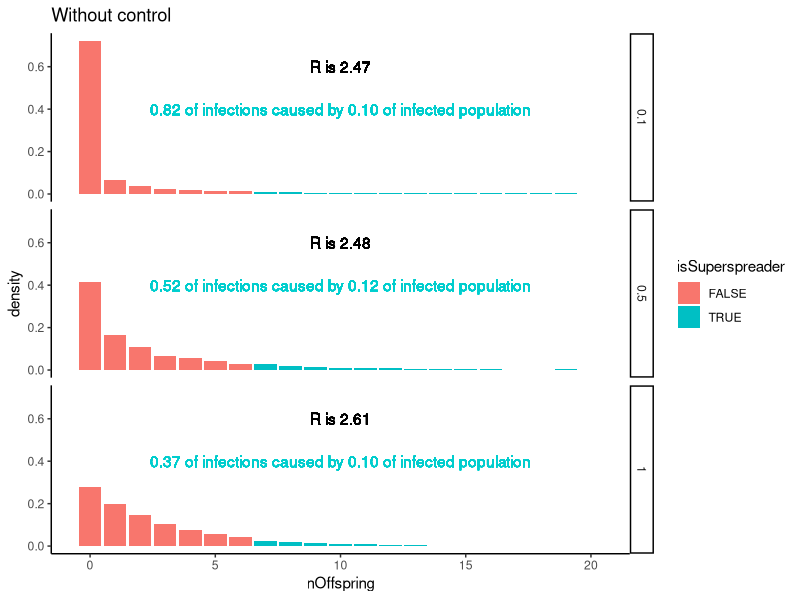
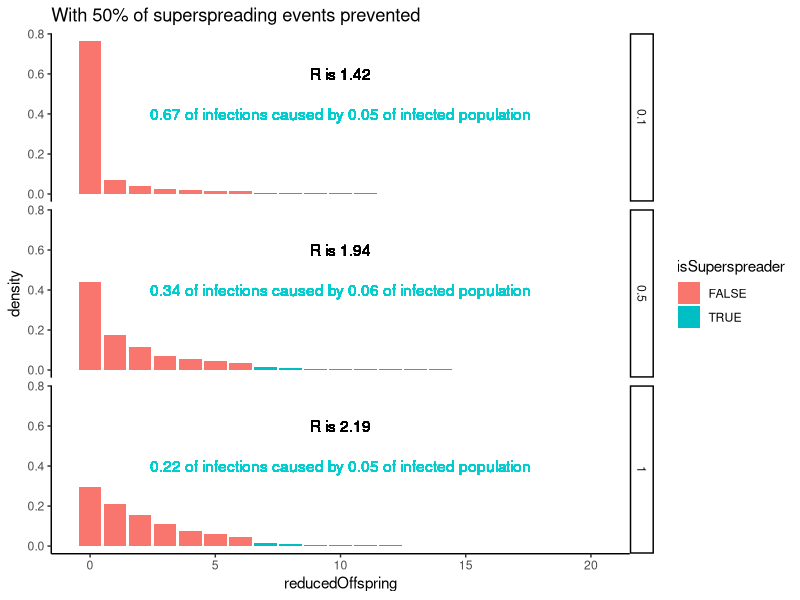
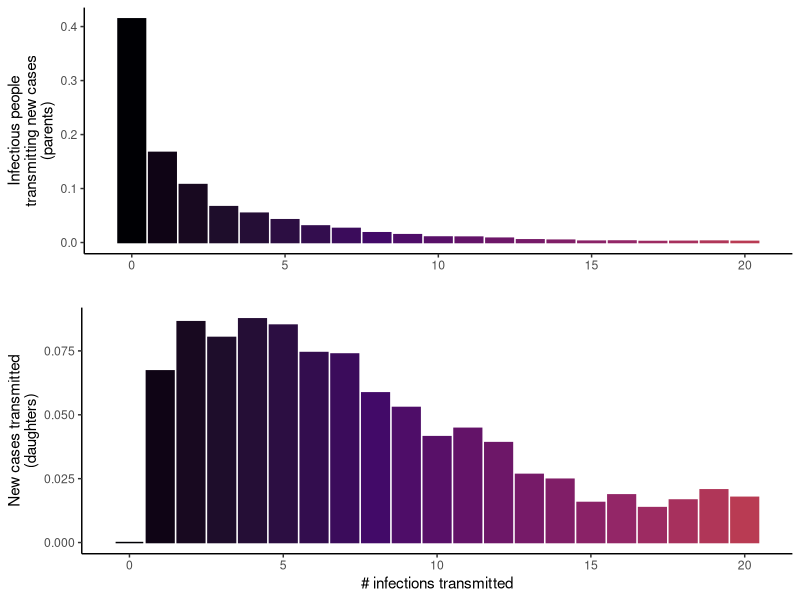
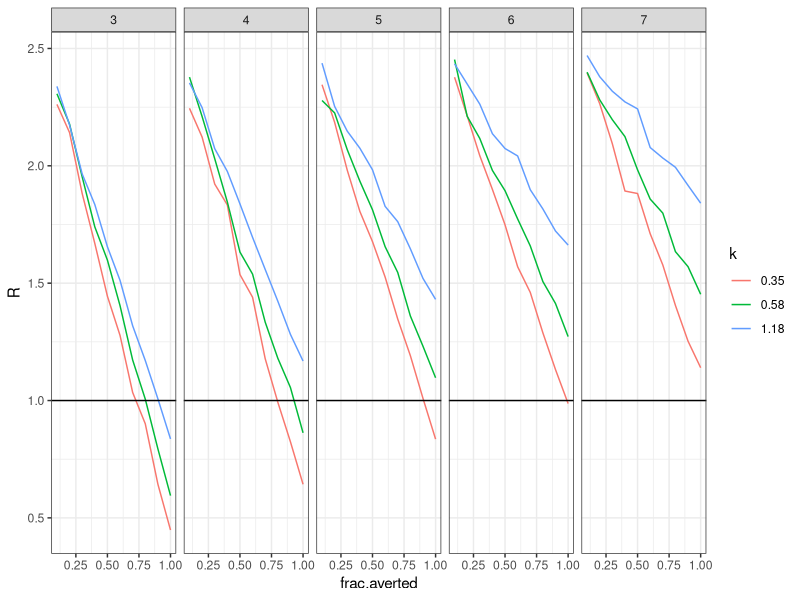
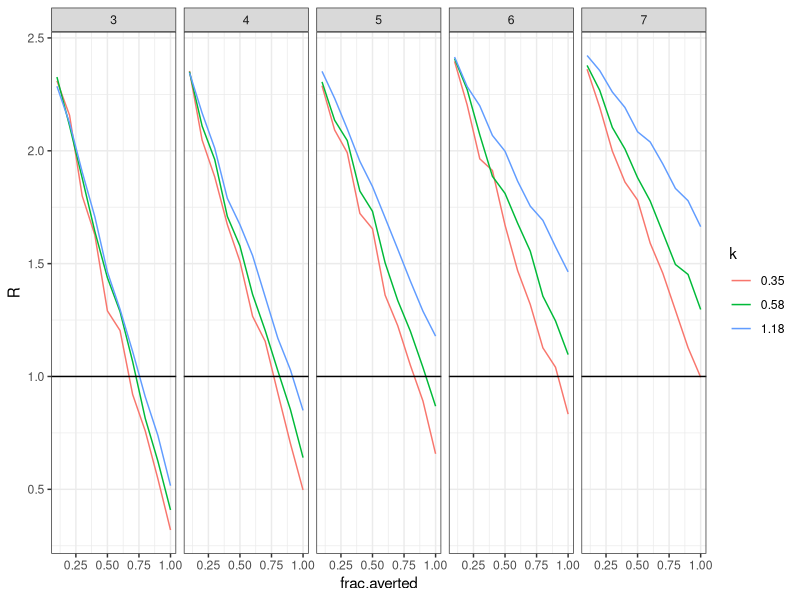
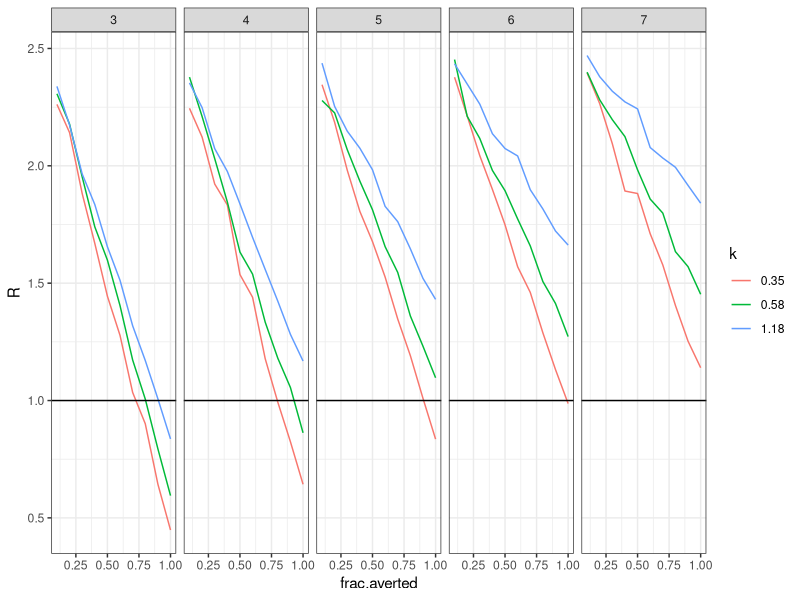
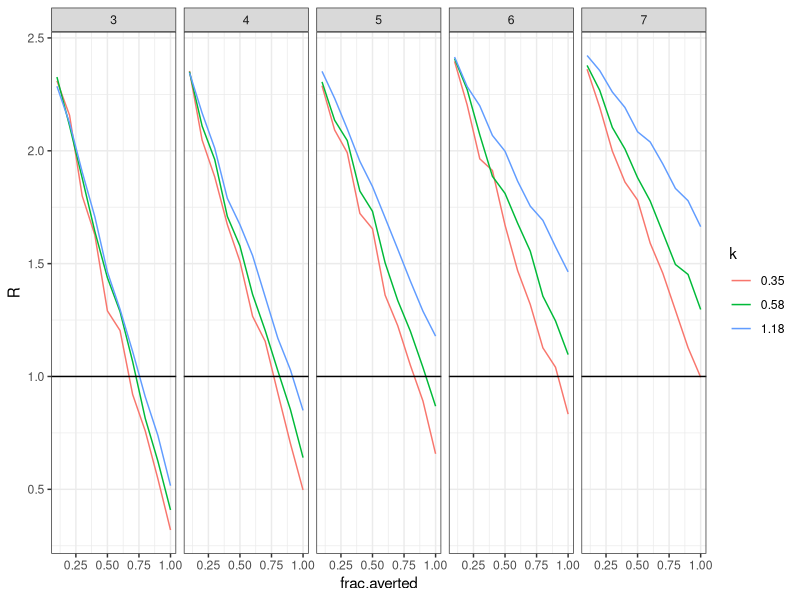

Source code (R) for these figures, in order:
## ---- chunk 1
knitr::opts_chunk$set(echo = TRUE)
nsim = 10000
ssThreshold = 7
library(tidyverse)
## ---- chunk 2
## Write a function to simulate offspring distributions in the absence of control
get_offspring_dist = function(R0, k){
  data.frame(dispersion = k,
             nOffspring = rnbinom(n = nsim, size = k, mu = R0))
}

## Simulate offspring distributions when dispersion parameter is 1, .5 and .1
lapply(c(1, .5, .1), function(dd) get_offspring_dist(2.5, dd)) %>%
  bind_rows() -> sims


sims %>% group_by(dispersion) %>%
  mutate(R = mean(nOffspring)) %>%
  ungroup() %>% group_by(dispersion, nOffspring) %>%
  summarise(dens = n()/nsim,
            R = unique(R)) %>%
  ungroup() %>% group_by(dispersion) %>%
  mutate(isSuperspreader = nOffspring>=7,
         dIs = sum(dens[isSuperspreader]),
         dDs = sum((dens*nOffspring)[isSuperspreader]/sum(dens*nOffspring))) %>%
  ggplot()+
  geom_bar(aes(x = nOffspring, y = dens, fill = isSuperspreader), stat = 'identity')+
  facet_grid(dispersion~.) +
  xlim(c(-.5, 20.5)) +
  ylab('density') +
  geom_text(aes(x = 10, y = .6, label = sprintf('R is %2.2f', R))) +
    geom_text(aes(x = 10, y = .4, label = sprintf('%2.2f of infections caused by %2.2f of infected population', dDs, dIs)), color = 'cyan3') +
  theme_classic()+
  ggtitle('Without control')
## ---- chunk 3
## ------------ IMPLEMENT CONTROL -------------- ##
## Define superspreader as anyone who causes 7 or more infections. See what happens to R0 if we move 50% of superspreaders into the non-superspreader category.
## Do this by sampling from a truncated negative binomial distribution with paramters R0 and k, and max value (threshold - 1)
get_reduced_r0 = function(origR0s, k, R0, superThreshold = 7, frac.averted = .5){
   isSuperspreader = origR0s >= superThreshold
   toReplace = isSuperspreader & (runif(length(isSuperspreader)) < frac.averted) ## Replace half of superspreaders
   newR0s = origR0s
   newR0s[toReplace] = sample(0:(superThreshold-1), size = sum(toReplace), replace = TRUE, prob = dnbinom(0:(superThreshold-1), size = k, mu = R0)/sum(dnbinom(0:(superThreshold-1), size = k, mu = R0)))
   newR0s
}
#get_reduced_r0(origR0s = 1:100, k = .5, R0 = 2.5)


get_bestCaseReduced_r0 = function(origR0s, k, R0, superThreshold = 7, frac.averted = .5){
   isSuperspreader = origR0s >= superThreshold
   toReplace = isSuperspreader & (runif(length(isSuperspreader)) < frac.averted) ## Replace half of superspreaders
   newR0s = origR0s
   newR0s[toReplace] = rep(0, sum(toReplace))
   newR0s
}

sims %>% ungroup() %>%
  group_by(dispersion) %>%
  mutate(reducedOffspring = get_reduced_r0(nOffspring, k = unique(dispersion), R0 = 2.5, superThreshold = 7)) -> simWControl
## ---- chunk 4
## Get the expected number of cases caused by each infectious person with and without control
## Should be R0 without control
simWControl %>%
  group_by(dispersion) %>% 
  summarise(mean = mean(nOffspring),
            reducedMean = mean(reducedOffspring))
## ---- chunk 5
simWControl %>% group_by(dispersion) %>%
  mutate(R = mean(reducedOffspring)) %>%
  ungroup() %>% group_by(dispersion, reducedOffspring) %>%
  summarise(dens = n()/nsim,
            R = unique(R)) %>%
  ungroup() %>% group_by(dispersion) %>%
  mutate(isSuperspreader = reducedOffspring>=7,
         dIs = sum(dens[isSuperspreader]),
         dDs = sum((dens*reducedOffspring)[isSuperspreader]/sum(dens*reducedOffspring))) %>%
  ggplot()+
  geom_bar(aes(x = reducedOffspring, y = dens, fill = isSuperspreader), stat = 'identity')+
  facet_grid(dispersion~.) +
  xlim(c(-.5, 20.5)) +
  ylab('density') +
  geom_text(aes(x = 10, y = .6, label = sprintf('R is %2.2f', R))) +
    geom_text(aes(x = 10, y = .4, label = sprintf('%2.2f of infections caused by %2.2f of infected population', dDs, dIs)), color = 'cyan3') +
  theme_classic()+
  ggtitle('With 50% of superspreading events prevented')
## ---- chunk 6
sims %>% 
  filter(dispersion == .5) %>%
  ungroup() %>% group_by(nOffspring) %>%
  summarise(dens = n()/nsim) %>%
  ungroup() %>% 
  mutate(fracNew = (dens*nOffspring)/sum(dens*nOffspring)) %>%
  ggplot()+
  geom_bar(aes(x = nOffspring, y = dens, fill = nOffspring, color = nOffspring), stat = 'identity')+
  xlim(c(-.5, 20.5)) +
  ylab('Infectious people\ntransmitting new cases\n(parents)') +
  xlab('')+
  #geom_text(aes(x = 10, y = .6, label = sprintf('R is %2.2f', R))) +
    #geom_text(aes(x = 10, y = .4, label = sprintf('%2.2f of infections caused by %2.2f of infected population', dDs, dIs)), color = 'cyan3') +
  theme_classic()+
  #ggtitle('Parent infections') +
    scale_color_viridis_c(option = 'inferno', guide = FALSE) +
  scale_fill_viridis_c(option = 'inferno', guide = FALSE) -> aa


sims %>% 
  filter(dispersion == .5) %>%
  ungroup() %>% group_by(nOffspring) %>%
  summarise(dens = n()/nsim) %>%
  ungroup() %>% 
  mutate(fracNew = (dens*nOffspring)/sum(dens*nOffspring)) %>%
  ggplot()+
  geom_bar(aes(x = nOffspring, y = fracNew, fill = nOffspring, color = nOffspring), stat = 'identity')+
  xlim(c(-.5, 20.5)) +
  ylab('New cases transmitted\n(daughters)') +
  xlab('# infections transmitted')+
  #geom_text(aes(x = 10, y = .6, label = sprintf('R is %2.2f', R))) +
    #geom_text(aes(x = 10, y = .4, label = sprintf('%2.2f of infections caused by %2.2f of infected population', dDs, dIs)), color = 'cyan3') +
  theme_classic()+
  #ggtitle('Daughter infections') +
  scale_color_viridis_c(option = 'inferno', guide = FALSE) +
  scale_fill_viridis_c(option = 'inferno', guide = FALSE) -> bb

gridExtra::grid.arrange(aa, bb, nrow = 2)
## ---- chunk 7
## Test a grid of parameter values
kk = c(.35, .58, 1.18)
R0 = 2.5
frac.averted = seq(.1, 1, by = .1)
ss.threshold = c(3, 4, 5, 6, 7)

od = function(R0, kk, frac.averted, ss.threshold){
  get_offspring_dist(R0, kk) %>% as.tbl() %>%
    mutate(reduced = get_reduced_r0(nOffspring, kk, R0, ss.threshold, frac.averted)) %>%
    summarise(R0 = mean(nOffspring),
              R0var = var(nOffspring),
              R = mean(reduced),
              Rvar = var(reduced)) %>%
    mutate(R0 = R0, k = kk, frac.averted = frac.averted, ss.threshold = ss.threshold) %>%
    as.data.frame() %>%
    return()
}
# od(2.5, 1, .5, 7)

test.grid = expand.grid(R0 = 2.5, kk = kk, frac.averted = frac.averted, ssThreshold = ss.threshold)
simDf = apply(test.grid, MARGIN = 1, FUN = function(xx){od(xx[1], xx[2], xx[3], xx[4])}) %>%
  bind_rows()



simDf %>%
  mutate(k = as.factor(k)) %>%
  ggplot() +
  geom_line(aes(x = frac.averted, y = R, color = k, group = k)) +
  facet_grid(.~ss.threshold)+
  geom_hline(aes(yintercept = 1)) +
  theme_bw()
ggsave('NecessaryReductions.png')
## ---- chunk 8
## Test a grid of parameter values
kk = c(.35, .58, 1.18)
R0 = 2.5
frac.averted = seq(.1, 1, by = .1)
ss.threshold = c(3, 4, 5, 6, 7)

od = function(R0, kk, frac.averted, ss.threshold){
  get_offspring_dist(R0, kk) %>% as.tbl() %>%
    mutate(reduced = get_bestCaseReduced_r0(nOffspring, kk, R0, ss.threshold, frac.averted)) %>%
    summarise(R0 = mean(nOffspring),
              R0var = var(nOffspring),
              R = mean(reduced),
              Rvar = var(reduced)) %>%
    mutate(R0 = R0, k = kk, frac.averted = frac.averted, ss.threshold = ss.threshold) %>%
    as.data.frame() %>%
    return()
}
# od(2.5, 1, .5, 7)

test.grid = expand.grid(R0 = 2.5, kk = kk, frac.averted = frac.averted, ssThreshold = ss.threshold)
simDf = apply(test.grid, MARGIN = 1, FUN = function(xx){od(xx[1], xx[2], xx[3], xx[4])}) %>%
  bind_rows()



simDf %>%
  mutate(k = as.factor(k)) %>%
  ggplot() +
  geom_line(aes(x = frac.averted, y = R, color = k, group = k)) +
  facet_grid(.~ss.threshold)+
  geom_hline(aes(yintercept = 1)) +
  theme_bw()
ggsave('NecessaryReductions_bestcase.png')
